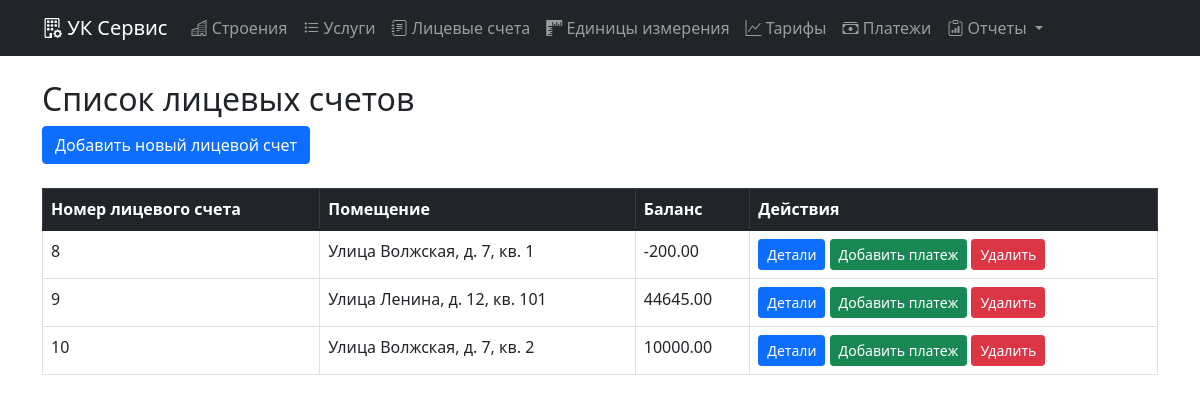
The page /account_list/ on the database its author committed.
### main/models.py (models this page shows, shortened)
class Account(models.Model):
    room = models.OneToOneField(Room, on_delete=models.CASCADE, related_name='account')
    services = models.ManyToManyField(Service)
    balance = models.DecimalField("Баланс", max_digits=12, decimal_places=2, default=0)

class Room(models.Model):
    building = models.ForeignKey(Building, on_delete=models.CASCADE, related_name='rooms')
    number = models.CharField("Номер помещения", max_length=10)
    class Meta:
        unique_together = ('building', 'number')
    def __str__(self):
        return f"{self.building}, кв. {self.number}"

class Building(models.Model):
    address = models.CharField("Адрес", max_length=200, unique=True)
    def __str__(self):
        return self.address

### main/views.py (the view)
# urls.py: path('account_list/', views.account_list, name='account_list'),
def account_list(request):
    accounts = Account.objects.all()
    return render(request, 'account_list.html', {'accounts': accounts})

### templates/account_list.html
{% extends 'base.html' %}
{% block content %}
<h2>Список лицевых счетов</h2>
<a href="{% url 'add_account' %}" class="btn btn-primary mb-4">Добавить новый лицевой счет</a>
<table class="table table-bordered">
  <thead class="table-dark">
    <tr>
      <th>Номер лицевого счета</th>
      <th>Помещение</th>
      <th>Баланс</th>
      <th>Действия</th>
    </tr>
  </thead>
  <tbody>
    {% for account in accounts %}
    <tr>
      <td>{{ account.id }}</td>
      <td>{{ account.room }}</td>
      <td>{{ account.balance }}</td>
      <td>
        <a href="{% url 'account_detail' account.id %}" class="btn btn-primary btn-sm">Детали</a>
        <a href="{% url 'add_payment' account.id %}" class="btn btn-success btn-sm">Добавить платеж</a>
        <a href="{% url 'delete_account' account.id %}" class="btn btn-danger btn-sm" onclick="return confirm('Вы уверены, что хотите удалить этот лицевой счет?');">Удалить</a>
      </td>
    </tr>
    {% empty %}
    <tr>
      <td colspan="4">Нет лицевых счетов</td>
    </tr>
    {% endfor %}
  </tbody>
</table>
{% endblock %}

### rows shown on the page
Account: id "8", room "Улица Волжская, д. 7, кв. 1", balance "-200.00"
Account: id "9", room "Улица Ленина, д. 12, кв. 101", balance "44645.00"
Account: id "10", room "Улица Волжская, д. 7, кв. 2", balance "10000.00"
